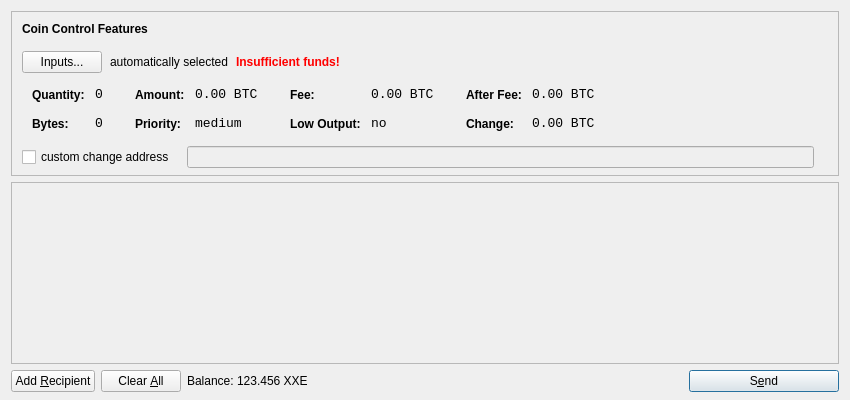
<?xml version="1.0" encoding="UTF-8"?>
<ui version="4.0">
 <class>SendCoinsDialog</class>
 <widget class="QDialog" name="SendCoinsDialog">
  <property name="geometry">
   <rect>
    <x>0</x>
    <y>0</y>
    <width>850</width>
    <height>400</height>
   </rect>
  </property>
  <property name="windowTitle">
   <string>Send Coins</string>
  </property>
  <layout class="QVBoxLayout" name="verticalLayout" stretch="0,1,0">
   <property name="bottomMargin">
    <number>8</number>
   </property>
   <item>
    <widget class="QFrame" name="frameCoinControl">
     <property name="sizePolicy">
      <sizepolicy hsizetype="Expanding" vsizetype="Expanding">
       <horstretch>0</horstretch>
       <verstretch>0</verstretch>
      </sizepolicy>
     </property>
     <property name="maximumSize">
      <size>
       <width>16777215</width>
       <height>16777215</height>
      </size>
     </property>
     <property name="frameShape">
      <enum>QFrame::StyledPanel</enum>
     </property>
     <property name="frameShadow">
      <enum>QFrame::Sunken</enum>
     </property>
     <layout class="QVBoxLayout" name="verticalLayoutCoinControl2">
      <property name="spacing">
       <number>-1</number>
      </property>
      <property name="leftMargin">
       <number>0</number>
      </property>
      <property name="topMargin">
       <number>0</number>
      </property>
      <property name="rightMargin">
       <number>0</number>
      </property>
      <property name="bottomMargin">
       <number>6</number>
      </property>
      <item>
       <layout class="QVBoxLayout" name="verticalLayoutCoinControl" stretch="0,0,0,0,1">
        <property name="spacing">
         <number>0</number>
        </property>
        <property name="leftMargin">
         <number>10</number>
        </property>
        <property name="topMargin">
         <number>10</number>
        </property>
        <item>
         <layout class="QHBoxLayout" name="horizontalLayoutCoinControl1">
          <property name="bottomMargin">
           <number>15</number>
          </property>
          <item>
           <widget class="QLabel" name="labelCoinControlFeatures">
            <property name="sizePolicy">
             <sizepolicy hsizetype="Preferred" vsizetype="Maximum">
              <horstretch>0</horstretch>
              <verstretch>0</verstretch>
             </sizepolicy>
            </property>
            <property name="font">
             <font>
              <weight>75</weight>
              <bold>true</bold>
             </font>
            </property>
            <property name="styleSheet">
             <string notr="true">font-weight:bold;</string>
            </property>
            <property name="text">
             <string>Coin Control Features</string>
            </property>
           </widget>
          </item>
         </layout>
        </item>
        <item>
         <layout class="QHBoxLayout" name="horizontalLayoutCoinControl2" stretch="0,0,0,0">
          <property name="spacing">
           <number>8</number>
          </property>
          <property name="bottomMargin">
           <number>10</number>
          </property>
          <item>
           <widget class="QPushButton" name="pushButtonCoinControl">
            <property name="styleSheet">
             <string notr="true"/>
            </property>
            <property name="text">
             <string>Inputs...</string>
            </property>
           </widget>
          </item>
          <item>
           <widget class="QLabel" name="labelCoinControlAutomaticallySelected">
            <property name="text">
             <string>automatically selected</string>
            </property>
            <property name="margin">
             <number>5</number>
            </property>
           </widget>
          </item>
          <item>
           <widget class="QLabel" name="labelCoinControlInsuffFunds">
            <property name="font">
             <font>
              <weight>75</weight>
              <bold>true</bold>
             </font>
            </property>
            <property name="styleSheet">
             <string notr="true">color:red;font-weight:bold;</string>
            </property>
            <property name="text">
             <string>Insufficient funds!</string>
            </property>
            <property name="margin">
             <number>5</number>
            </property>
           </widget>
          </item>
          <item>
           <spacer name="horizontalSpacerCoinControl">
            <property name="orientation">
             <enum>Qt::Horizontal</enum>
            </property>
            <property name="sizeHint" stdset="0">
             <size>
              <width>40</width>
              <height>1</height>
             </size>
            </property>
           </spacer>
          </item>
         </layout>
        </item>
        <item>
         <widget class="QWidget" name="widgetCoinControl" native="true">
          <property name="sizePolicy">
           <sizepolicy hsizetype="Preferred" vsizetype="Preferred">
            <horstretch>0</horstretch>
            <verstretch>0</verstretch>
           </sizepolicy>
          </property>
          <property name="minimumSize">
           <size>
            <width>0</width>
            <height>0</height>
           </size>
          </property>
          <property name="styleSheet">
           <string notr="true"/>
          </property>
          <layout class="QHBoxLayout" name="horizontalLayoutCoinControl5">
           <property name="margin">
            <number>0</number>
           </property>
           <item>
            <layout class="QHBoxLayout" name="horizontalLayoutCoinControl3" stretch="0,0,0,1">
             <property name="spacing">
              <number>20</number>
             </property>
             <property name="topMargin">
              <number>0</number>
             </property>
             <property name="bottomMargin">
              <number>10</number>
             </property>
             <item>
              <layout class="QFormLayout" name="formLayoutCoinControl1">
               <property name="horizontalSpacing">
                <number>10</number>
               </property>
               <property name="verticalSpacing">
                <number>14</number>
               </property>
               <property name="leftMargin">
                <number>10</number>
               </property>
               <property name="topMargin">
                <number>4</number>
               </property>
               <property name="rightMargin">
                <number>6</number>
               </property>
               <item row="0" column="0">
                <widget class="QLabel" name="labelCoinControlQuantityText">
                 <property name="styleSheet">
                  <string notr="true">font-weight:bold;</string>
                 </property>
                 <property name="text">
                  <string>Quantity:</string>
                 </property>
                 <property name="margin">
                  <number>0</number>
                 </property>
                </widget>
               </item>
               <item row="0" column="1">
                <widget class="QLabel" name="labelCoinControlQuantity">
                 <property name="font">
                  <font>
                   <family>Monospace</family>
                   <pointsize>10</pointsize>
                  </font>
                 </property>
                 <property name="cursor">
                  <cursorShape>IBeamCursor</cursorShape>
                 </property>
                 <property name="contextMenuPolicy">
                  <enum>Qt::ActionsContextMenu</enum>
                 </property>
                 <property name="text">
                  <string notr="true">0</string>
                 </property>
                 <property name="margin">
                  <number>0</number>
                 </property>
                 <property name="textInteractionFlags">
                  <set>Qt::LinksAccessibleByMouse|Qt::TextSelectableByKeyboard|Qt::TextSelectableByMouse</set>
                 </property>
                </widget>
               </item>
               <item row="1" column="0">
                <widget class="QLabel" name="labelCoinControlBytesText">
                 <property name="styleSheet">
                  <string notr="true">font-weight:bold;</string>
                 </property>
                 <property name="text">
                  <string>Bytes:</string>
                 </property>
                </widget>
               </item>
               <item row="1" column="1">
                <widget class="QLabel" name="labelCoinControlBytes">
                 <property name="font">
                  <font>
                   <family>Monospace</family>
                   <pointsize>10</pointsize>
                  </font>
                 </property>
                 <property name="cursor">
                  <cursorShape>IBeamCursor</cursorShape>
                 </property>
                 <property name="contextMenuPolicy">
                  <enum>Qt::ActionsContextMenu</enum>
                 </property>
                 <property name="text">
                  <string notr="true">0</string>
                 </property>
                 <property name="textInteractionFlags">
                  <set>Qt::LinksAccessibleByMouse|Qt::TextSelectableByKeyboard|Qt::TextSelectableByMouse</set>
                 </property>
                </widget>
               </item>
              </layout>
             </item>
             <item>
              <layout class="QFormLayout" name="formLayoutCoinControl2">
               <property name="horizontalSpacing">
                <number>10</number>
               </property>
               <property name="verticalSpacing">
                <number>14</number>
               </property>
               <property name="leftMargin">
                <number>6</number>
               </property>
               <property name="topMargin">
                <number>4</number>
               </property>
               <property name="rightMargin">
                <number>6</number>
               </property>
               <item row="0" column="0">
                <widget class="QLabel" name="labelCoinControlAmountText">
                 <property name="styleSheet">
                  <string notr="true">font-weight:bold;</string>
                 </property>
                 <property name="text">
                  <string>Amount:</string>
                 </property>
                 <property name="margin">
                  <number>0</number>
                 </property>
                </widget>
               </item>
               <item row="0" column="1">
                <widget class="QLabel" name="labelCoinControlAmount">
                 <property name="font">
                  <font>
                   <family>Monospace</family>
                   <pointsize>10</pointsize>
                  </font>
                 </property>
                 <property name="cursor">
                  <cursorShape>IBeamCursor</cursorShape>
                 </property>
                 <property name="contextMenuPolicy">
                  <enum>Qt::ActionsContextMenu</enum>
                 </property>
                 <property name="text">
                  <string notr="true">0.00 BTC</string>
                 </property>
                 <property name="textInteractionFlags">
                  <set>Qt::LinksAccessibleByMouse|Qt::TextSelectableByKeyboard|Qt::TextSelectableByMouse</set>
                 </property>
                </widget>
               </item>
               <item row="1" column="0">
                <widget class="QLabel" name="labelCoinControlPriorityText">
                 <property name="styleSheet">
                  <string notr="true">font-weight:bold;</string>
                 </property>
                 <property name="text">
                  <string>Priority:</string>
                 </property>
                </widget>
               </item>
               <item row="1" column="1">
                <widget class="QLabel" name="labelCoinControlPriority">
                 <property name="font">
                  <font>
                   <family>Monospace</family>
                   <pointsize>10</pointsize>
                  </font>
                 </property>
                 <property name="cursor">
                  <cursorShape>IBeamCursor</cursorShape>
                 </property>
                 <property name="contextMenuPolicy">
                  <enum>Qt::ActionsContextMenu</enum>
                 </property>
                 <property name="text">
                  <string>medium</string>
                 </property>
                 <property name="textInteractionFlags">
                  <set>Qt::LinksAccessibleByMouse|Qt::TextSelectableByKeyboard|Qt::TextSelectableByMouse</set>
                 </property>
                </widget>
               </item>
              </layout>
             </item>
             <item>
              <layout class="QFormLayout" name="formLayoutCoinControl3">
               <property name="horizontalSpacing">
                <number>10</number>
               </property>
               <property name="verticalSpacing">
                <number>14</number>
               </property>
               <property name="leftMargin">
                <number>6</number>
               </property>
               <property name="topMargin">
                <number>4</number>
               </property>
               <property name="rightMargin">
                <number>6</number>
               </property>
               <item row="0" column="0">
                <widget class="QLabel" name="labelCoinControlFeeText">
                 <property name="styleSheet">
                  <string notr="true">font-weight:bold;</string>
                 </property>
                 <property name="text">
                  <string>Fee:</string>
                 </property>
                 <property name="margin">
                  <number>0</number>
                 </property>
                </widget>
               </item>
               <item row="0" column="1">
                <widget class="QLabel" name="labelCoinControlFee">
                 <property name="font">
                  <font>
                   <family>Monospace</family>
                   <pointsize>10</pointsize>
                  </font>
                 </property>
                 <property name="cursor">
                  <cursorShape>IBeamCursor</cursorShape>
                 </property>
                 <property name="contextMenuPolicy">
                  <enum>Qt::ActionsContextMenu</enum>
                 </property>
                 <property name="text">
                  <string notr="true">0.00 BTC</string>
                 </property>
                 <property name="textInteractionFlags">
                  <set>Qt::LinksAccessibleByMouse|Qt::TextSelectableByKeyboard|Qt::TextSelectableByMouse</set>
                 </property>
                </widget>
               </item>
               <item row="1" column="0">
                <widget class="QLabel" name="labelCoinControlLowOutputText">
                 <property name="styleSheet">
                  <string notr="true">font-weight:bold;</string>
                 </property>
                 <property name="text">
                  <string>Low Output:</string>
                 </property>
                </widget>
               </item>
               <item row="1" column="1">
                <widget class="QLabel" name="labelCoinControlLowOutput">
                 <property name="font">
                  <font>
                   <family>Monospace</family>
                   <pointsize>10</pointsize>
                  </font>
                 </property>
                 <property name="cursor">
                  <cursorShape>IBeamCursor</cursorShape>
                 </property>
                 <property name="contextMenuPolicy">
                  <enum>Qt::ActionsContextMenu</enum>
                 </property>
                 <property name="text">
                  <string>no</string>
                 </property>
                 <property name="textInteractionFlags">
                  <set>Qt::LinksAccessibleByMouse|Qt::TextSelectableByKeyboard|Qt::TextSelectableByMouse</set>
                 </property>
                </widget>
               </item>
              </layout>
             </item>
             <item>
              <layout class="QFormLayout" name="formLayoutCoinControl4">
               <property name="horizontalSpacing">
                <number>10</number>
               </property>
               <property name="verticalSpacing">
                <number>14</number>
               </property>
               <property name="leftMargin">
                <number>6</number>
               </property>
               <property name="topMargin">
                <number>4</number>
               </property>
               <property name="rightMargin">
                <number>6</number>
               </property>
               <item row="0" column="0">
                <widget class="QLabel" name="labelCoinControlAfterFeeText">
                 <property name="styleSheet">
                  <string notr="true">font-weight:bold;</string>
                 </property>
                 <property name="text">
                  <string>After Fee:</string>
                 </property>
                 <property name="margin">
                  <number>0</number>
                 </property>
                </widget>
               </item>
               <item row="0" column="1">
                <widget class="QLabel" name="labelCoinControlAfterFee">
                 <property name="font">
                  <font>
                   <family>Monospace</family>
                   <pointsize>10</pointsize>
                  </font>
                 </property>
                 <property name="cursor">
                  <cursorShape>IBeamCursor</cursorShape>
                 </property>
                 <property name="contextMenuPolicy">
                  <enum>Qt::ActionsContextMenu</enum>
                 </property>
                 <property name="text">
                  <string notr="true">0.00 BTC</string>
                 </property>
                 <property name="textInteractionFlags">
                  <set>Qt::LinksAccessibleByMouse|Qt::TextSelectableByKeyboard|Qt::TextSelectableByMouse</set>
                 </property>
                </widget>
               </item>
               <item row="1" column="0">
                <widget class="QLabel" name="labelCoinControlChangeText">
                 <property name="styleSheet">
                  <string notr="true">font-weight:bold;</string>
                 </property>
                 <property name="text">
                  <string>Change:</string>
                 </property>
                </widget>
               </item>
               <item row="1" column="1">
                <widget class="QLabel" name="labelCoinControlChange">
                 <property name="font">
                  <font>
                   <family>Monospace</family>
                   <pointsize>10</pointsize>
                  </font>
                 </property>
                 <property name="cursor">
                  <cursorShape>IBeamCursor</cursorShape>
                 </property>
                 <property name="contextMenuPolicy">
                  <enum>Qt::ActionsContextMenu</enum>
                 </property>
                 <property name="text">
                  <string notr="true">0.00 BTC</string>
                 </property>
                 <property name="textInteractionFlags">
                  <set>Qt::LinksAccessibleByMouse|Qt::TextSelectableByKeyboard|Qt::TextSelectableByMouse</set>
                 </property>
                </widget>
               </item>
              </layout>
             </item>
            </layout>
           </item>
          </layout>
         </widget>
        </item>
        <item>
         <layout class="QHBoxLayout" name="horizontalLayoutCoinControl4" stretch="0,0,0">
          <property name="spacing">
           <number>12</number>
          </property>
          <property name="sizeConstraint">
           <enum>QLayout::SetDefaultConstraint</enum>
          </property>
          <property name="topMargin">
           <number>5</number>
          </property>
          <property name="rightMargin">
           <number>5</number>
          </property>
          <item>
           <widget class="QCheckBox" name="checkBoxCoinControlChange">
            <property name="text">
             <string>custom change address</string>
            </property>
           </widget>
          </item>
          <item>
           <widget class="QLineEdit" name="lineEditCoinControlChange">
            <property name="enabled">
             <bool>false</bool>
            </property>
            <property name="sizePolicy">
             <sizepolicy hsizetype="Expanding" vsizetype="Fixed">
              <horstretch>0</horstretch>
              <verstretch>0</verstretch>
             </sizepolicy>
            </property>
           </widget>
          </item>
          <item>
           <widget class="QLabel" name="labelCoinControlChangeLabel">
            <property name="sizePolicy">
             <sizepolicy hsizetype="Preferred" vsizetype="Expanding">
              <horstretch>0</horstretch>
              <verstretch>0</verstretch>
             </sizepolicy>
            </property>
            <property name="minimumSize">
             <size>
              <width>0</width>
              <height>0</height>
             </size>
            </property>
            <property name="text">
             <string/>
            </property>
            <property name="margin">
             <number>3</number>
            </property>
           </widget>
          </item>
         </layout>
        </item>
        <item>
         <spacer name="verticalSpacerCoinControl">
          <property name="orientation">
           <enum>Qt::Vertical</enum>
          </property>
          <property name="sizeHint" stdset="0">
           <size>
            <width>800</width>
            <height>1</height>
           </size>
          </property>
         </spacer>
        </item>
       </layout>
      </item>
     </layout>
    </widget>
   </item>
   <item>
    <widget class="QScrollArea" name="scrollArea">
     <property name="widgetResizable">
      <bool>true</bool>
     </property>
     <widget class="QWidget" name="scrollAreaWidgetContents">
      <property name="geometry">
       <rect>
        <x>0</x>
        <y>0</y>
        <width>830</width>
        <height>165</height>
       </rect>
      </property>
      <layout class="QVBoxLayout" name="verticalLayout_2">
       <property name="margin">
        <number>0</number>
       </property>
       <item>
        <layout class="QVBoxLayout" name="entries">
         <property name="spacing">
          <number>6</number>
         </property>
        </layout>
       </item>
       <item>
        <spacer name="verticalSpacer">
         <property name="orientation">
          <enum>Qt::Vertical</enum>
         </property>
         <property name="sizeHint" stdset="0">
          <size>
           <width>20</width>
           <height>40</height>
          </size>
         </property>
        </spacer>
       </item>
      </layout>
     </widget>
    </widget>
   </item>
   <item>
    <layout class="QHBoxLayout" name="horizontalLayout">
     <item>
      <widget class="QPushButton" name="addButton">
       <property name="toolTip">
        <string>Send to multiple recipients at once</string>
       </property>
       <property name="text">
        <string>Add &amp;Recipient</string>
       </property>
       <property name="icon">
        <iconset resource="../bitcoin.qrc">
         <normaloff>:/icons/add</normaloff>:/icons/add</iconset>
       </property>
       <property name="autoDefault">
        <bool>false</bool>
       </property>
      </widget>
     </item>
     <item>
      <widget class="QPushButton" name="clearButton">
       <property name="sizePolicy">
        <sizepolicy hsizetype="Minimum" vsizetype="Fixed">
         <horstretch>0</horstretch>
         <verstretch>0</verstretch>
        </sizepolicy>
       </property>
       <property name="toolTip">
        <string>Remove all transaction fields</string>
       </property>
       <property name="text">
        <string>Clear &amp;All</string>
       </property>
       <property name="icon">
        <iconset resource="../bitcoin.qrc">
         <normaloff>:/icons/remove</normaloff>:/icons/remove</iconset>
       </property>
       <property name="autoRepeatDelay">
        <number>300</number>
       </property>
       <property name="autoDefault">
        <bool>false</bool>
       </property>
      </widget>
     </item>
     <item>
      <layout class="QHBoxLayout" name="horizontalLayout_2">
       <property name="spacing">
        <number>3</number>
       </property>
       <item>
        <widget class="QLabel" name="label">
         <property name="text">
          <string>Balance:</string>
         </property>
        </widget>
       </item>
       <item>
        <widget class="QLabel" name="labelBalance">
         <property name="cursor">
          <cursorShape>IBeamCursor</cursorShape>
         </property>
         <property name="text">
          <string>123.456 XXE</string>
         </property>
         <property name="textInteractionFlags">
          <set>Qt::LinksAccessibleByMouse|Qt::TextSelectableByKeyboard|Qt::TextSelectableByMouse</set>
         </property>
        </widget>
       </item>
      </layout>
     </item>
     <item>
      <spacer name="horizontalSpacer">
       <property name="orientation">
        <enum>Qt::Horizontal</enum>
       </property>
       <property name="sizeHint" stdset="0">
        <size>
         <width>40</width>
         <height>20</height>
        </size>
       </property>
      </spacer>
     </item>
     <item>
      <widget class="QPushButton" name="sendButton">
       <property name="minimumSize">
        <size>
         <width>150</width>
         <height>0</height>
        </size>
       </property>
       <property name="toolTip">
        <string>Confirm the send action</string>
       </property>
       <property name="text">
        <string>S&amp;end</string>
       </property>
       <property name="icon">
        <iconset resource="../bitcoin.qrc">
         <normaloff>:/icons/send</normaloff>:/icons/send</iconset>
       </property>
       <property name="default">
        <bool>true</bool>
       </property>
      </widget>
     </item>
    </layout>
   </item>
  </layout>
 </widget>
 <resources>
  <include location="../bitcoin.qrc"/>
 </resources>
 <connections/>
</ui>
